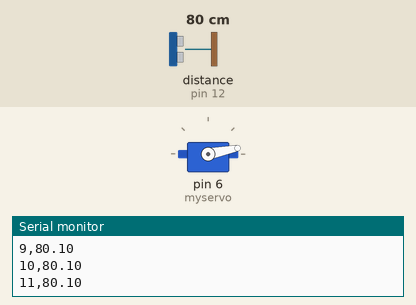
Recording of a sketch running on a simulated Arduino Uno, built with avr-gcc and run on an emulated ATmega328P. Parts: servo, the last lines printed to the serial monitor. Wiring (inferred from the names in the program): ultrasonic range finder: trigger pin 13; echo pin 12. Inputs (shaded band) come from the test bench; at power-on: distance to the obstacle (sensor on pin 12) 80 cm. The echo pulse lasts 58.3 µs per cm. At 20.7 s the program stops and its outputs stay as they are.

Above: at 3.2 s.
3.3 s: distance to the obstacle (sensor on pin 12) set to 60 cm
At 4.47 s:
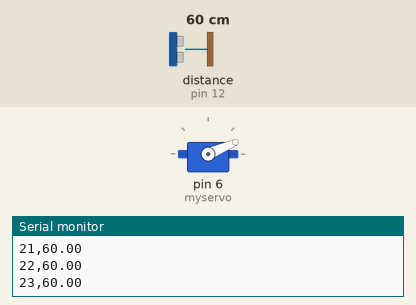
6.3 s: distance to the obstacle (sensor on pin 12) set to 2 cm
At 6.45 s:
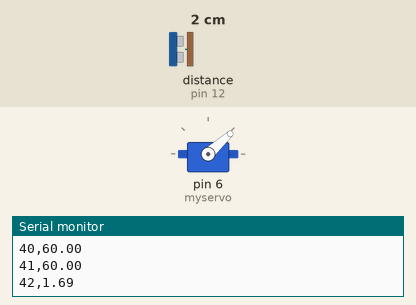
9.3 s: distance to the obstacle (sensor on pin 12) set to 35 cm
At 21.5 s:
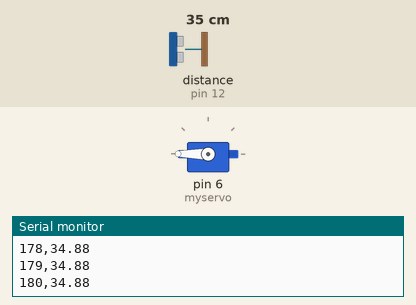
Timing chart, 0 to 22.2 s (numbered marks = the images above; inputs shaded):
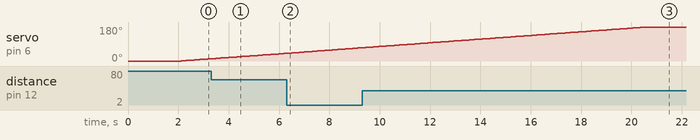

The sketch:

ch5_06_radar.ino
```cpp
#include <Servo.h>

Servo myservo;

int pos, duration, distance;
const int trigPin = 13;
const int echoPin = 12;

void setup() {
    Serial.begin (9600);
    pinMode(trigPin, OUTPUT);
    pinMode(echoPin, INPUT);

    myservo.attach(6);
    myservo.write(0);
    delay(2000);
}

void loop() {
    for (pos = 0; pos <= 180; pos += 1) {
        myservo.write(pos);
        digitalWrite(trigPin, HIGH);
        delayMicroseconds(10);
        digitalWrite(trigPin, LOW);

        Serial.print(pos);
        Serial.print(",");
        Serial.println(pulseIn(echoPin, HIGH)/(float)58);
        delay(100);
    }
    while(true);
}
```
